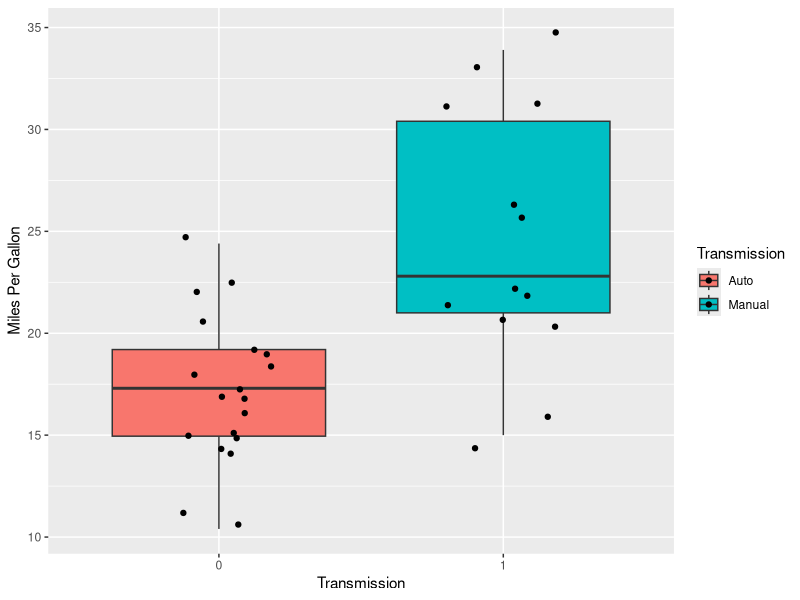
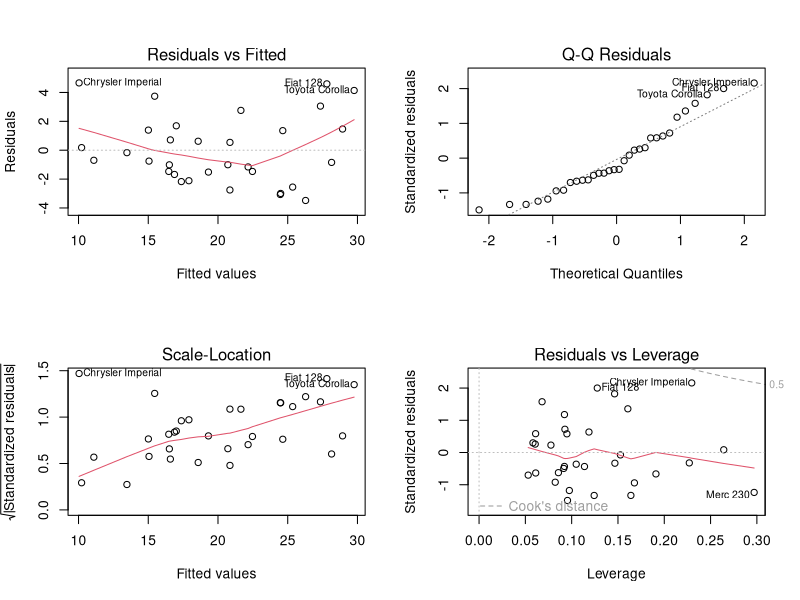

Source code (R) for these figures, in order:
## ---- chunk 1
data(mtcars)
head(mtcars)
## ---- chunk 2
shapiro.test(mtcars$mpg)
## ---- chunk 3
t.test(mtcars$mpg, mtcars$am, var.equal=TRUE, paired=FALSE)
## ---- chunk 4
initial.model <- lm(mpg ~., data= mtcars)
best.model <- step(initial.model, direction = "both")
## ---- chunk 5
summary(best.model)
## ---- chunk 6
library(ggplot2)
data("mtcars")
g = ggplot(mtcars, aes(factor(am), mpg, fill=factor(am)))
g = g + geom_boxplot()
g = g + geom_jitter(position=position_jitter(width=.2, height=1))
g = g + scale_fill_discrete(name="Transmission", breaks=c("0", "1"),
                            labels=c("Auto", "Manual"))
g = g + ylab("Miles Per Gallon")
g = g + xlab("Transmission")
g
## ---- chunk 7
par(mfrow=c(2, 2))
plot(best.model)
